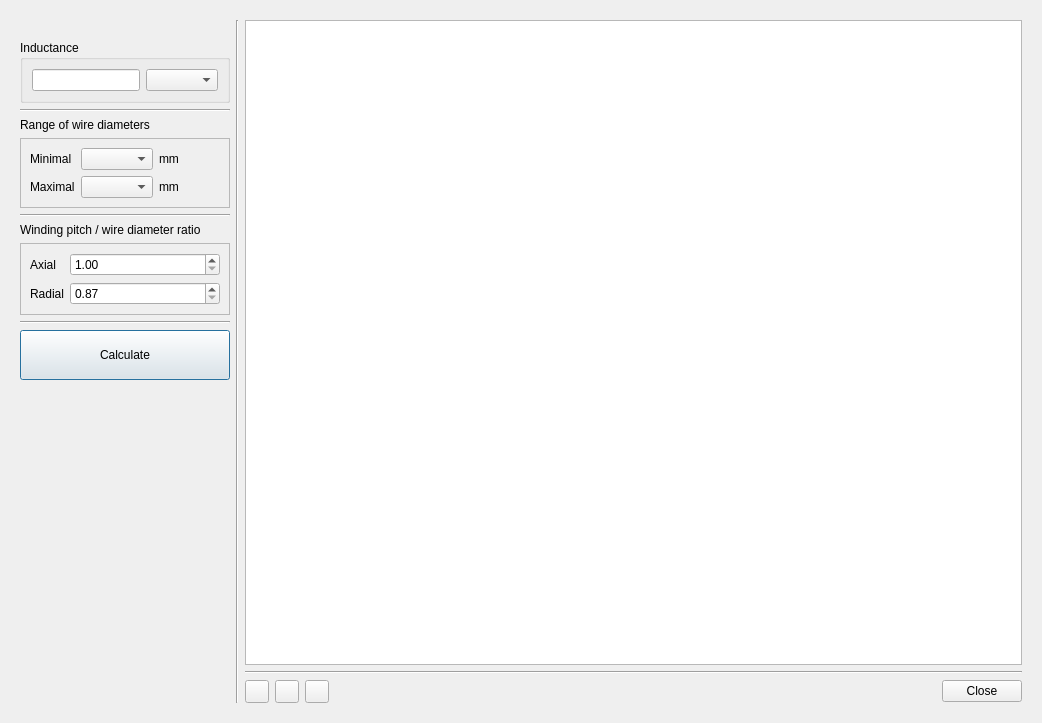
<?xml version="1.0" encoding="UTF-8"?>
<ui version="4.0">
 <class>Crossover</class>
 <widget class="QDialog" name="Crossover">
  <property name="windowModality">
   <enum>Qt::WindowModal</enum>
  </property>
  <property name="geometry">
   <rect>
    <x>0</x>
    <y>0</y>
    <width>1042</width>
    <height>723</height>
   </rect>
  </property>
  <property name="sizePolicy">
   <sizepolicy hsizetype="Preferred" vsizetype="Fixed">
    <horstretch>0</horstretch>
    <verstretch>0</verstretch>
   </sizepolicy>
  </property>
  <property name="windowTitle">
   <string>Audio system filter (crossover) coil</string>
  </property>
  <property name="windowIcon">
   <iconset resource="res.qrc">
    <normaloff>:/menu_ico/res/icons8-audio-32.png</normaloff>:/menu_ico/res/icons8-audio-32.png</iconset>
  </property>
  <property name="locale">
   <locale language="English" country="UnitedStates"/>
  </property>
  <layout class="QVBoxLayout" name="verticalLayout_3">
   <item>
    <widget class="QWidget" name="MainWidget" native="true">
     <property name="sizePolicy">
      <sizepolicy hsizetype="Expanding" vsizetype="Expanding">
       <horstretch>0</horstretch>
       <verstretch>0</verstretch>
      </sizepolicy>
     </property>
     <layout class="QHBoxLayout" name="horizontalLayout">
      <item>
       <layout class="QVBoxLayout" name="verticalLayout">
        <item>
         <widget class="QLabel" name="image">
          <property name="text">
           <string/>
          </property>
          <property name="pixmap">
           <pixmap resource="res.qrc">:/images/res/Coil4m.png</pixmap>
          </property>
         </widget>
        </item>
        <item>
         <widget class="QGroupBox" name="groupBox">
          <property name="sizePolicy">
           <sizepolicy hsizetype="Preferred" vsizetype="Fixed">
            <horstretch>0</horstretch>
            <verstretch>0</verstretch>
           </sizepolicy>
          </property>
          <property name="title">
           <string>Inductance</string>
          </property>
          <layout class="QHBoxLayout" name="horizontalLayout_2">
           <item>
            <widget class="QLineEdit" name="lineEdit_ind">
             <property name="sizePolicy">
              <sizepolicy hsizetype="Fixed" vsizetype="Fixed">
               <horstretch>0</horstretch>
               <verstretch>0</verstretch>
              </sizepolicy>
             </property>
            </widget>
           </item>
           <item>
            <widget class="QComboBox" name="comboBox_N_m">
             <property name="sizePolicy">
              <sizepolicy hsizetype="Fixed" vsizetype="Fixed">
               <horstretch>0</horstretch>
               <verstretch>0</verstretch>
              </sizepolicy>
             </property>
             <property name="focusPolicy">
              <enum>Qt::NoFocus</enum>
             </property>
            </widget>
           </item>
          </layout>
         </widget>
        </item>
        <item>
         <widget class="Line" name="line_2">
          <property name="orientation">
           <enum>Qt::Horizontal</enum>
          </property>
         </widget>
        </item>
        <item>
         <widget class="QLabel" name="label_2">
          <property name="sizePolicy">
           <sizepolicy hsizetype="Preferred" vsizetype="Fixed">
            <horstretch>0</horstretch>
            <verstretch>0</verstretch>
           </sizepolicy>
          </property>
          <property name="text">
           <string>Range of wire diameters</string>
          </property>
         </widget>
        </item>
        <item>
         <widget class="QFrame" name="frame_2">
          <property name="sizePolicy">
           <sizepolicy hsizetype="Preferred" vsizetype="Fixed">
            <horstretch>0</horstretch>
            <verstretch>0</verstretch>
           </sizepolicy>
          </property>
          <property name="frameShape">
           <enum>QFrame::StyledPanel</enum>
          </property>
          <property name="frameShadow">
           <enum>QFrame::Raised</enum>
          </property>
          <layout class="QVBoxLayout" name="verticalLayout_5">
           <item>
            <layout class="QGridLayout" name="gridLayout">
             <item row="0" column="3">
              <widget class="QLabel" name="label_wmin_unit">
               <property name="text">
                <string notr="true">mm</string>
               </property>
              </widget>
             </item>
             <item row="1" column="3">
              <widget class="QLabel" name="label_wmax_unit">
               <property name="text">
                <string notr="true">mm</string>
               </property>
              </widget>
             </item>
             <item row="1" column="0">
              <widget class="QLabel" name="label_9">
               <property name="sizePolicy">
                <sizepolicy hsizetype="Fixed" vsizetype="Preferred">
                 <horstretch>0</horstretch>
                 <verstretch>0</verstretch>
                </sizepolicy>
               </property>
               <property name="text">
                <string>Maximal</string>
               </property>
              </widget>
             </item>
             <item row="0" column="0">
              <widget class="QLabel" name="label_8">
               <property name="sizePolicy">
                <sizepolicy hsizetype="Fixed" vsizetype="Preferred">
                 <horstretch>0</horstretch>
                 <verstretch>0</verstretch>
                </sizepolicy>
               </property>
               <property name="text">
                <string>Minimal</string>
               </property>
              </widget>
             </item>
             <item row="0" column="1">
              <widget class="QComboBox" name="comboBox"/>
             </item>
             <item row="1" column="1">
              <widget class="QComboBox" name="comboBox_2"/>
             </item>
            </layout>
           </item>
          </layout>
         </widget>
        </item>
        <item>
         <widget class="Line" name="line_3">
          <property name="orientation">
           <enum>Qt::Horizontal</enum>
          </property>
         </widget>
        </item>
        <item>
         <widget class="QLabel" name="label_7">
          <property name="sizePolicy">
           <sizepolicy hsizetype="Preferred" vsizetype="Fixed">
            <horstretch>0</horstretch>
            <verstretch>0</verstretch>
           </sizepolicy>
          </property>
          <property name="text">
           <string>Winding pitch / wire diameter ratio</string>
          </property>
         </widget>
        </item>
        <item>
         <widget class="QFrame" name="frame">
          <property name="sizePolicy">
           <sizepolicy hsizetype="Preferred" vsizetype="Fixed">
            <horstretch>0</horstretch>
            <verstretch>0</verstretch>
           </sizepolicy>
          </property>
          <property name="frameShape">
           <enum>QFrame::StyledPanel</enum>
          </property>
          <property name="frameShadow">
           <enum>QFrame::Raised</enum>
          </property>
          <layout class="QVBoxLayout" name="verticalLayout_4">
           <item>
            <layout class="QGridLayout" name="griglayout_2">
             <item row="0" column="0">
              <widget class="QLabel" name="label_3">
               <property name="sizePolicy">
                <sizepolicy hsizetype="Fixed" vsizetype="Preferred">
                 <horstretch>0</horstretch>
                 <verstretch>0</verstretch>
                </sizepolicy>
               </property>
               <property name="text">
                <string>Axial</string>
               </property>
              </widget>
             </item>
             <item row="1" column="0">
              <widget class="QLabel" name="label_4">
               <property name="sizePolicy">
                <sizepolicy hsizetype="Fixed" vsizetype="Preferred">
                 <horstretch>0</horstretch>
                 <verstretch>0</verstretch>
                </sizepolicy>
               </property>
               <property name="text">
                <string>Radial</string>
               </property>
              </widget>
             </item>
             <item row="1" column="1">
              <widget class="QDoubleSpinBox" name="doubleSpinBox_rad">
               <property name="minimum">
                <double>0.870000000000000</double>
               </property>
               <property name="maximum">
                <double>20000.000000000000000</double>
               </property>
               <property name="singleStep">
                <double>0.010000000000000</double>
               </property>
               <property name="value">
                <double>0.870000000000000</double>
               </property>
              </widget>
             </item>
             <item row="0" column="1">
              <widget class="QDoubleSpinBox" name="doubleSpinBox_ax">
               <property name="minimum">
                <double>1.000000000000000</double>
               </property>
               <property name="maximum">
                <double>20000.000000000000000</double>
               </property>
               <property name="singleStep">
                <double>0.010000000000000</double>
               </property>
              </widget>
             </item>
            </layout>
           </item>
          </layout>
         </widget>
        </item>
        <item>
         <widget class="Line" name="line">
          <property name="orientation">
           <enum>Qt::Horizontal</enum>
          </property>
         </widget>
        </item>
        <item>
         <widget class="QPushButton" name="pushButton_calculate">
          <property name="sizePolicy">
           <sizepolicy hsizetype="Minimum" vsizetype="Fixed">
            <horstretch>0</horstretch>
            <verstretch>0</verstretch>
           </sizepolicy>
          </property>
          <property name="minimumSize">
           <size>
            <width>200</width>
            <height>50</height>
           </size>
          </property>
          <property name="focusPolicy">
           <enum>Qt::NoFocus</enum>
          </property>
          <property name="toolTip">
           <string notr="true">Enter</string>
          </property>
          <property name="text">
           <string>Calculate</string>
          </property>
          <property name="icon">
           <iconset resource="res.qrc">
            <normaloff>:/menu_ico/res/icons8-enter-key-64.png</normaloff>:/menu_ico/res/icons8-enter-key-64.png</iconset>
          </property>
          <property name="default">
           <bool>true</bool>
          </property>
         </widget>
        </item>
        <item>
         <spacer name="verticalSpacer">
          <property name="orientation">
           <enum>Qt::Vertical</enum>
          </property>
          <property name="sizeHint" stdset="0">
           <size>
            <width>20</width>
            <height>40</height>
           </size>
          </property>
         </spacer>
        </item>
       </layout>
      </item>
      <item>
       <widget class="Line" name="line_4">
        <property name="orientation">
         <enum>Qt::Vertical</enum>
        </property>
       </widget>
      </item>
      <item>
       <layout class="QVBoxLayout" name="verticalLayout_2">
        <item>
         <widget class="QTableView" name="tableView">
          <property name="sizePolicy">
           <sizepolicy hsizetype="Preferred" vsizetype="Expanding">
            <horstretch>0</horstretch>
            <verstretch>0</verstretch>
           </sizepolicy>
          </property>
          <property name="focusPolicy">
           <enum>Qt::ClickFocus</enum>
          </property>
          <property name="sortingEnabled">
           <bool>true</bool>
          </property>
          <attribute name="horizontalHeaderDefaultSectionSize">
           <number>120</number>
          </attribute>
          <attribute name="horizontalHeaderMinimumSectionSize">
           <number>50</number>
          </attribute>
          <attribute name="horizontalHeaderStretchLastSection">
           <bool>true</bool>
          </attribute>
          <attribute name="verticalHeaderDefaultSectionSize">
           <number>100</number>
          </attribute>
         </widget>
        </item>
        <item>
         <widget class="Line" name="line_5">
          <property name="orientation">
           <enum>Qt::Horizontal</enum>
          </property>
         </widget>
        </item>
        <item>
         <layout class="QHBoxLayout" name="horizontalLayout_3">
          <item>
           <widget class="QToolButton" name="toolButton_Clear">
            <property name="focusPolicy">
             <enum>Qt::NoFocus</enum>
            </property>
            <property name="toolTip">
             <string>Clear all</string>
            </property>
            <property name="text">
             <string notr="true"/>
            </property>
            <property name="icon">
             <iconset resource="res.qrc">
              <normaloff>:/menu_ico/res/icons8-delete-30.png</normaloff>:/menu_ico/res/icons8-delete-30.png</iconset>
            </property>
            <property name="shortcut">
             <string notr="true">Del</string>
            </property>
           </widget>
          </item>
          <item>
           <widget class="QToolButton" name="toolButton_Save">
            <property name="focusPolicy">
             <enum>Qt::NoFocus</enum>
            </property>
            <property name="toolTip">
             <string>Save</string>
            </property>
            <property name="text">
             <string notr="true"/>
            </property>
            <property name="icon">
             <iconset resource="res.qrc">
              <normaloff>:/menu_ico/res/icons8-save-32.png</normaloff>:/menu_ico/res/icons8-save-32.png</iconset>
            </property>
            <property name="shortcut">
             <string notr="true">Ctrl+S</string>
            </property>
           </widget>
          </item>
          <item>
           <widget class="QToolButton" name="toolButton_Help">
            <property name="focusPolicy">
             <enum>Qt::NoFocus</enum>
            </property>
            <property name="toolTip">
             <string>Context help</string>
            </property>
            <property name="text">
             <string notr="true"/>
            </property>
            <property name="icon">
             <iconset resource="res.qrc">
              <normaloff>:/menu_ico/res/icons8-help-32.png</normaloff>:/menu_ico/res/icons8-help-32.png</iconset>
            </property>
            <property name="shortcut">
             <string notr="true">F1</string>
            </property>
           </widget>
          </item>
          <item>
           <spacer name="horizontalSpacer">
            <property name="orientation">
             <enum>Qt::Horizontal</enum>
            </property>
            <property name="sizeHint" stdset="0">
             <size>
              <width>40</width>
              <height>20</height>
             </size>
            </property>
           </spacer>
          </item>
          <item>
           <widget class="QPushButton" name="pushButton_close">
            <property name="focusPolicy">
             <enum>Qt::NoFocus</enum>
            </property>
            <property name="text">
             <string>Close</string>
            </property>
            <property name="icon">
             <iconset resource="res.qrc">
              <normaloff>:/menu_ico/res/icons8-unavailable-32.png</normaloff>:/menu_ico/res/icons8-unavailable-32.png</iconset>
            </property>
           </widget>
          </item>
         </layout>
        </item>
       </layout>
      </item>
     </layout>
    </widget>
   </item>
  </layout>
 </widget>
 <tabstops>
  <tabstop>lineEdit_ind</tabstop>
  <tabstop>comboBox</tabstop>
  <tabstop>comboBox_2</tabstop>
  <tabstop>doubleSpinBox_ax</tabstop>
  <tabstop>doubleSpinBox_rad</tabstop>
 </tabstops>
 <resources>
  <include location="res.qrc"/>
 </resources>
 <connections/>
</ui>
